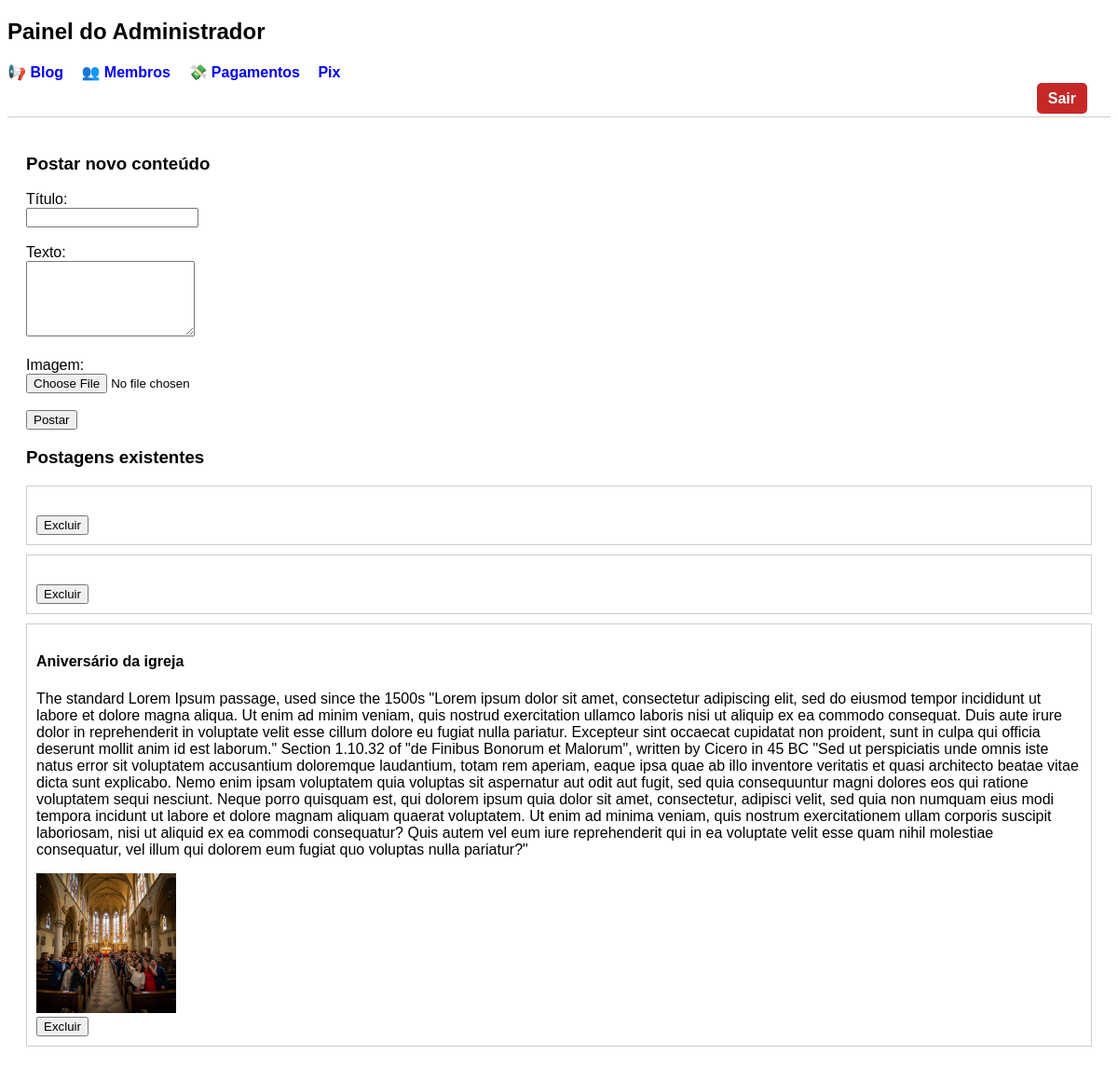
The app's page /admin/painel_admin.php (signed in) with its own data.
### tables this page shows
CREATE TABLE `blog` (
  `id` int(11) NOT NULL,
  `titulo` varchar(255) DEFAULT NULL,
  `conteudo` text DEFAULT NULL,
  `imagem_url` varchar(255) DEFAULT NULL,
  `data_postagem` datetime DEFAULT current_timestamp()
);

### admin/painel_admin.php (the view, shortened to what this page needs)
<?php
include '../conexao.php';
?>
<!DOCTYPE html>
<html lang="pt-br">
<head>
</head>
<body>
  <h2>Painel do Administrador</h2>
  <nav>
    <a href="#" onclick="mostrarAba('blog')">📢 Blog</a>
    <a href="#" onclick="mostrarAba('membros')">👥 Membros</a>
    <a href="#" onclick="mostrarAba('pagamentos')">💸 Pagamentos</a>
    <a href="admin_pix.php">Pix</a>
    <div style="text-align: right; margin: 10px;">
  <a href="http://localhost/Projeto_Integrador/logout.php" style="color: #fff; background: #c62828; padding: 8px 12px; border-radius: 5px; text-decoration: none;">Sair</a>
</div>
  </nav>
  <div id="blog" class="aba ativa">
    <h3>Postar novo conteúdo</h3>
    <form method="POST" action="postar_blog.php" enctype="multipart/form-data">
      <label>Título:</label><br>
      <input type="text" name="titulo" required><br><br>
      <label>Texto:</label><br>
      <textarea name="conteudo" rows="5" required></textarea><br><br>
      <label>Imagem:</label><br>
      <input type="file" name="imagem" accept="image/*"><br><br>
      <input type="submit" value="Postar">
    </form>
    <h3>Postagens existentes</h3>
    <?php
    $buscaPosts = $conn->query("SELECT * FROM blog ORDER BY id DESC");
    while ($post = $buscaPosts->fetch_assoc()) {
        echo "<div style='border:1px solid #ccc; margin:10px 0; padding:10px;'>";
        echo "<h4>{$post['titulo']}</h4>";
        echo "<p>{$post['conteudo']}</p>";
        if ($post['imagem_url']) {
            echo "<img src='../{$post['imagem_url']}' width='150'><br>";
        }
        echo "<form method='POST' action='excluir_post.php'>";
        echo "<button type='submit'>Excluir</button>";
        echo "</form>";
        echo "</div>";
    }
    ?>
  </div>
</body>
</html>

### admin/painel_admin.php (style rules this page uses)
body { font-family: Arial; }
nav a { margin-right: 15px; text-decoration: none; font-weight: bold; }
.aba { display: none; padding: 20px; border-top: 1px solid #ccc; }
.ativa { display: block; }

### records on screen
blog: titulo "Aniversário da igreja", conteudo "The standard Lorem Ipsum passage, used since the 1500s \"Lorem ipsum dolor sit amet, consectetur adipiscing elit, sed do eiusmod tempor incididunt ut labore et dolore magna aliqua. Ut enim ad minim veniam, quis nostrud exercitation ullamco laboris nisi ut aliquip ex ea commodo consequat. Duis aute irure dolor in reprehenderit in voluptate velit esse cillum dolore eu fugiat nulla pariatur. Excepteur sint occaecat cupidatat non proident, sunt in culpa qui officia deserunt mollit anim id est laborum.\" Section 1.10.32 of \"de Finibus Bonorum et Malorum\", written by Cicero in 45 BC \"Sed ut perspiciatis unde omnis iste natus error sit voluptatem accusantium doloremque laudantium, totam rem aperiam,…", imagem_url (picture)
